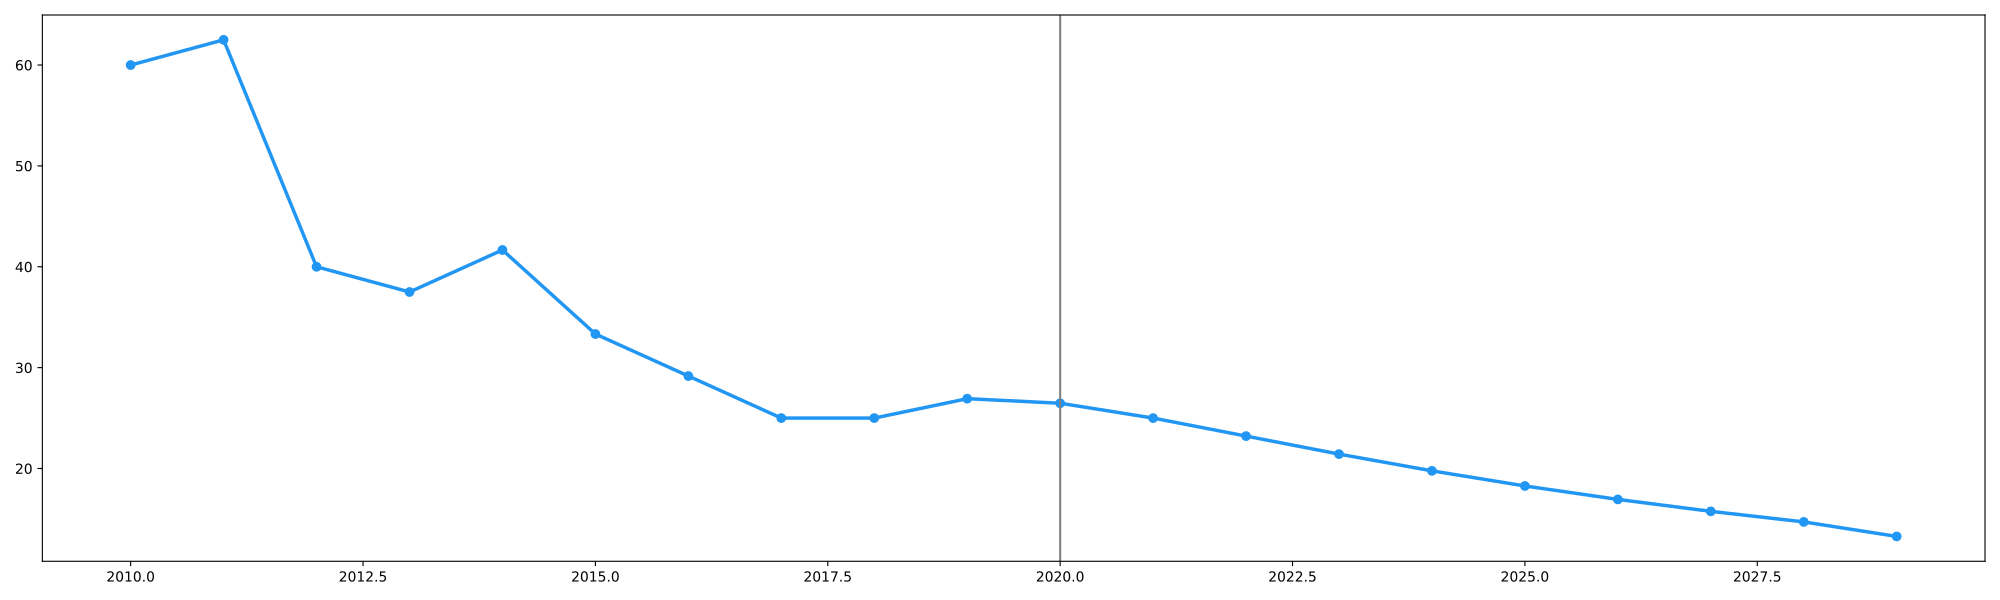

Write Python code to recreate this figure.
import matplotlib.pyplot as plt
import numpy as np

years = np.arange(2010, 2031)

solar = np.array([5, 8, 15, 20, 30, 45, 60, 80, 100, 130, 170, 220, 280, 350, 430, 520, 620, 730, 850, 980, 1120])
wind = np.array([10, 15, 25, 35, 50, 70, 95, 120, 150, 185, 225, 270, 320, 375, 435, 500, 570, 645, 725, 810, 900])
hydro = np.array([20, 22, 25, 30, 35, 41, 48, 56, 65, 75, 86, 98, 111, 125, 140, 156, 173, 191, 210, 230, 251])
biomass = np.array([2, 3, 5, 7, 10, 14, 19, 25, 32, 40, 49, 59, 70, 82, 95, 109, 124, 140, 157, 175, 194])
geothermal = np.array([1, 1.5, 2, 3, 4, 5.5, 7, 9, 11, 14, 17, 21, 25, 30, 35, 41, 47, 54, 61, 69, 77])
nuclear = np.array([50, 55, 60, 65, 70, 76, 82, 89, 96, 104, 112, 121, 130, 140, 150, 161, 172, 184, 196, 209, 222])

plt.figure(figsize=(20, 12))
plt.stackplot(years, solar, wind, hydro, biomass, geothermal, nuclear, 
              colors=['#2196f3', '#f44336', '#4caf50', '#ffeb3b', '#9c27b0', '#ff9800'], alpha=0.8)

plt.grid(linestyle='-.', linewidth=0.8, color='grey')

plt.tight_layout()

fig, ax = plt.subplots(figsize=(20, 6))
solar_growth_rate = np.gradient(solar[:-1], years[:-1]) / solar[:-1] * 100
ax.plot(years[:-1], solar_growth_rate, marker='o', linestyle='-', color='#2196f3', linewidth=2.5)
ax.axvline(2020, color='gray', linestyle='-', lw=1.5)

plt.tight_layout()
plt.show()
